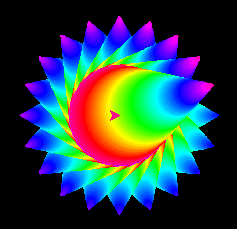

Here is the Python script that generated this plot:
"""
   多角徽章.py
   本程序需要coloradd模块支持,安装方法为在cmd管理员窗口下输入:
   pip install coloradd
   进行安装，安装好后在IDLE就可以导入coloradd系列命令了。
   
"""
import turtle
from coloradd import coloradd

c = (0,0,255)
turtle.colormode(255)           # 设定颜色模式为255
turtle.bgcolor('black')         # 设定背景色为黑
turtle.delay(0)                 # 设定绘画延时为0毫秒          
turtle.penup()                  # 抬笔
for _ in range(20):
    turtle.pendown()
    for i in range(100):        # 在范围100内更新i的值
        turtle.pensize(100-i)   # 设定画笔粗细
        c = coloradd(c,0.01)    # 把c“增加”
        turtle.color(c)         # 把c设为海龟画笔颜色
        turtle.fd(1)            # 前进1个单位
    turtle.penup()              # 抬笔 
    turtle.bk(100)              # 倒退100个单位 
    turtle.right(18)            # 右转18度

turtle.done()
